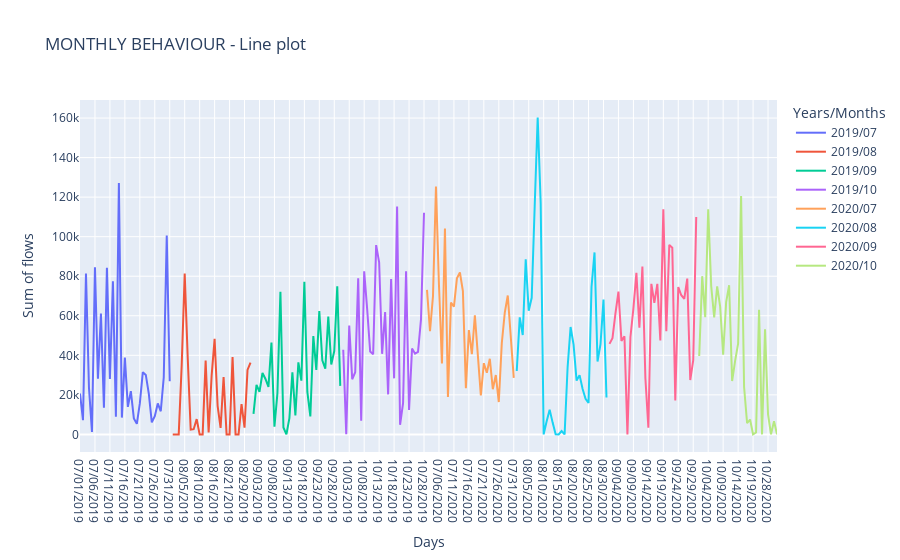
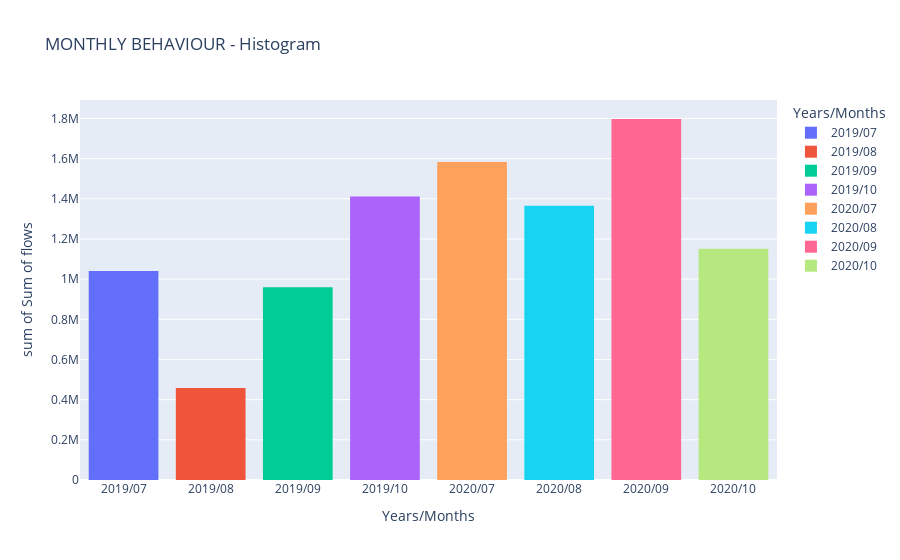

Notebook code for these charts, in order:
### Code cell
# Visualizzation
fig = px.line(group, x = group.index.get_level_values(1), y = group['Flow'], 
              color = group.index.get_level_values(0),
              title = 'MONTHLY BEHAVIOUR - Line plot',
              labels = {'Flow' : 'Sum of flows', 'x' : 'Days', 'color' : 'Years/Months'}
             ) # Line plot

fig1 = px.histogram(group1, 
                    x =  group1.index.get_level_values(1), 
                    y =  group1['Flow'], 
                    color = group1.index.get_level_values(1), 
                    title = 'MONTHLY BEHAVIOUR - Histogram',
                    labels = {'Flow' : 'Sum of flows', 'x' : 'Years/Months', 'color' : 'Years/Months'}
                   ) # Hist

fig.show()
fig1.show()

### Figure 1 — Plotly figure (JSON) as saved in the notebook; plotly's stock layout.template omitted (floating-point values rounded to 4 significant figures)
{"data": [{"hovertemplate": "Years/Months=2019/07<br>Days=%{x}<br>Sum of flows=%{y}<extra></extra>", "legendgroup": "2019/07", "line": {"color": "#636efa", "dash": "solid"}, "marker": {"symbol": "circle"}, "mode": "lines", "name": "2019/07", "orientation": "v", "showlegend": true, "type": "scatter", "x": ["07/01/2019", "07/02/2019", "07/03/2019", "07/04/2019", "07/05/2019", "07/06/2019", "07/07/2019", "07/08/2019", "07/09/2019", "07/10/2019", "07/11/2019", "07/12/2019", "07/13/2019", "07/14/2019", "07/15/2019", "07/16/2019", "07/17/2019", "07/18/2019", "07/19/2019", "07/20/2019", "07/21/2019", "07/22/2019", "07/23/2019", "07/24/2019", "07/25/2019", "07/26/2019", "07/27/2019", "07/28/2019", "07/29/2019", "07/30/2019", "07/31/2019"], "xaxis": "x", "y": [20690, 7152, 81401, 23660, 1232, 84573, 28125, 61135, 13473, 84220, 28053, 77449, 8924, 127152, 8502, 38861, 13917, 21833, 8075, 5343, 15643, 31467, 30076, 20615, 6120, 9236, 15648, 11701, 28892, 100552, 26857], "yaxis": "y"}, {"hovertemplate": "Years/Months=2019/08<br>Days=%{x}<br>Sum of flows=%{y}<extra></extra>", "legendgroup": "2019/08", "line": {"color": "#EF553B", "dash": "solid"}, "marker": {"symbol": "circle"}, "mode": "lines", "name": "2019/08", "orientation": "v", "showlegend": true, "type": "scatter", "x": ["08/01/2019", "08/02/2019", "08/03/2019", "08/04/2019", "08/05/2019", "08/06/2019", "08/07/2019", "08/08/2019", "08/09/2019", "08/10/2019", "08/11/2019", "08/13/2019", "08/14/2019", "08/15/2019", "08/16/2019", "08/17/2019", "08/18/2019", "08/19/2019", "08/20/2019", "08/21/2019", "08/22/2019", "08/23/2019", "08/24/2019", "08/25/2019", "08/29/2019", "08/30/2019", "08/31/2019"], "xaxis": "x", "y": [0, 0, 0, 35130, 81357, 39175, 2380, 2633, 7712, 0, 0, 37317, 992, 29581, 48328, 14467, 3281, 29039, 2, 0, 39164, 0, 0, 15262, 3378, 32571, 36333], "yaxis": "y"}, {"hovertemplate": "Years/Months=2019/09<br>Days=%{x}<br>Sum of flows=%{y}<extra></extra>", "legendgroup": "2019/09", "line": {"color": "#00cc96", "dash": "solid"}, "marker": {"symbol": "circle"}, "mode": "lines", "name": "2019/09", "orientation": "v", "showlegend": true, "type": "scatter", "x": ["09/01/2019", "09/02/2019", "09/03/2019", "09/04/2019", "09/05/2019", "09/06/2019", "09/07/2019", "09/08/2019", "09/09/2019", "09/10/2019", "09/11/2019", "09/12/2019", "09/13/2019", "09/14/2019", "09/15/2019", "09/16/2019", "09/17/2019", "09/18/2019", "09/19/2019", "09/20/2019", "09/21/2019", "09/22/2019", "09/23/2019", "09/24/2019", "09/25/2019", "09/26/2019", "09/27/2019", "09/28/2019", "09/29/2019", "09/30/2019"], "xaxis": "x", "y": [10342, 25030, 21574, 31048, 28049, 24034, 46440, 3885, 20834, 72133, 3494, 2, 8266, 31371, 9640, 36415, 27180, 77167, 21451, 9119, 49737, 32648, 62442, 37472, 33202, 59601, 35353, 42155, 74933, 24538], "yaxis": "y"}, {"hovertemplate": "Years/Months=2019/10<br>Days=%{x}<br>Sum of flows=%{y}<extra></extra>", "legendgroup": "2019/10", "line": {"color": "#ab63fa", "dash": "solid"}, "marker": {"symbol": "circle"}, "mode": "lines", "name": "2019/10", "orientation": "v", "showlegend": true, "type": "scatter", "x": ["10/01/2019", "10/02/2019", "10/03/2019", "10/04/2019", "10/05/2019", "10/06/2019", "10/07/2019", "10/08/2019", "10/09/2019", "10/10/2019", "10/11/2019", "10/12/2019", "10/13/2019", "10/14/2019", "10/15/2019", "10/16/2019", "10/17/2019", "10/18/2019", "10/19/2019", "10/20/2019", "10/21/2019", "10/22/2019", "10/23/2019", "10/24/2019", "10/25/2019", "10/26/2019", "10/27/2019", "10/28/2019"], "xaxis": "x", "y": [42823, 87, 55045, 27896, 31453, 79024, 6932, 82508, 63225, 41888, 40571, 95736, 86971, 40755, 61854, 20237, 78527, 28351, 115306, 4883, 15775, 82475, 12399, 43420, 40839, 41780, 58322, 112123], "yaxis": "y"}, {"hovertemplate": "Years/Months=2020/07<br>Days=%{x}<br>Sum of flows=%{y}<extra></extra>", "legendgroup": "2020/07", "line": {"color": "#FFA15A", "dash": "solid"}, "marker": {"symbol": "circle"}, "mode": "lines", "name": "2020/07", "orientation": "v", "showlegend": true, "type": "scatter", "x": ["07/02/2020", "07/03/2020", "07/04/2020", "07/05/2020", "07/06/2020", "07/07/2020", "07/08/2020", "07/09/2020", "07/10/2020", "07/11/2020", "07/12/2020", "07/13/2020", "07/14/2020", "07/15/2020", "07/16/2020", "07/17/2020", "07/18/2020", "07/19/2020", "07/20/2020", "07/21/2020", "07/22/2020", "07/23/2020", "07/24/2020", "07/25/2020", "07/26/2020", "07/27/2020", "07/28/2020", "07/29/2020", "07/30/2020", "07/31/2020"], "xaxis": "x", "y": [73091, 52166, 69897, 125336, 75486, 35867, 104133, 18925, 66734, 64618, 78925, 81879, 72524, 23374, 52762, 40602, 60252, 37262, 19746, 36006, 31169, 38248, 22840, 30019, 16357, 46129, 61623, 70272, 48294, 28556], "yaxis": "y"}, {"hovertemplate": "Years/Months=2020/08<br>Days=%{x}<br>Sum of flows=%{y}<extra></extra>", "legendgroup": "2020/08", "line": {"color": "#19d3f3", "dash": "solid"}, "marker": {"symbol": "circle"}, "mode": "lines", "name": "2020/08", "orientation": "v", "showlegend": true, "type": "scatter", "x": ["08/01/2020", "08/02/2020", "08/03/2020", "08/04/2020", "08/05/2020", "08/06/2020", "08/07/2020", "08/08/2020", "08/09/2020", "08/10/2020", "08/11/2020", "08/12/2020", "08/13/2020", "08/14/2020", "08/15/2020", "08/16/2020", "08/17/2020", "08/18/2020", "08/19/2020", "08/20/2020", "08/21/2020", "08/22/2020", "08/23/2020", "08/24/2020", "08/25/2020", "08/26/2020", "08/27/2020", "08/28/2020", "08/29/2020", "08/30/2020", "08/31/2020"], "xaxis": "x", "y": [32078, 59197, 50274, 88601, 62517, 69107, 115521, 160229, 117038, 8, 6668, 12519, 5960, 16, 0, 1718, 0, 33927, 54341, 45399, 27229, 29986, 23115, 18016, 15957, 74595, 92035, 36839, 45618, 68187, 18674], "yaxis": "y"}, {"hovertemplate": "Years/Months=2020/09<br>Days=%{x}<br>Sum of flows=%{y}<extra></extra>", "legendgroup": "2020/09", "line": {"color": "#FF6692", "dash": "solid"}, "marker": {"symbol": "circle"}, "mode": "lines", "name": "2020/09", "orientation": "v", "showlegend": true, "type": "scatter", "x": ["09/01/2020", "09/02/2020", "09/03/2020", "09/04/2020", "09/05/2020", "09/06/2020", "09/07/2020", "09/08/2020", "09/09/2020", "09/10/2020", "09/11/2020", "09/12/2020", "09/13/2020", "09/14/2020", "09/15/2020", "09/16/2020", "09/17/2020", "09/18/2020", "09/19/2020", "09/20/2020", "09/21/2020", "09/22/2020", "09/23/2020", "09/24/2020", "09/25/2020", "09/26/2020", "09/27/2020", "09/28/2020", "09/29/2020", "09/30/2020"], "xaxis": "x", "y": [45779, 48646, 61240, 72246, 47283, 49639, 0, 49149, 63714, 81714, 53968, 84916, 28532, 3353, 76173, 66543, 76129, 47545, 113843, 52128, 95861, 94392, 17167, 74543, 70386, 68612, 78786, 27501, 37593, 109989], "yaxis": "y"}, {"hovertemplate": "Years/Months=2020/10<br>Days=%{x}<br>Sum of flows=%{y}<extra></extra>", "legendgroup": "2020/10", "line": {"color": "#B6E880", "dash": "solid"}, "marker": {"symbol": "circle"}, "mode": "lines", "name": "2020/10", "orientation": "v", "showlegend": true, "type": "scatter", "x": ["10/01/2020", "10/02/2020", "10/03/2020", "10/04/2020", "10/05/2020", "10/06/2020", "10/07/2020", "10/08/2020", "10/09/2020", "10/10/2020", "10/11/2020", "10/12/2020", "10/13/2020", "10/14/2020", "10/15/2020", "10/16/2020", "10/17/2020", "10/18/2020", "10/19/2020", "10/20/2020", "10/21/2020", "10/22/2020", "10/27/2020", "10/28/2020", "10/29/2020", "10/30/2020", "10/31/2020"], "xaxis": "x", "y": [39667, 80026, 59277, 113835, 75141, 59120, 74825, 64604, 40326, 66892, 75480, 26992, 37193, 45946, 120510, 23944, 5729, 7499, 0, 943, 63008, 4, 53163, 10145, 0, 6702, 0], "yaxis": "y"}], "layout": {"legend": {"title": {"text": "Years/Months"}, "tracegroupgap": 0}, "title": {"text": "MONTHLY BEHAVIOUR - Line plot"}, "xaxis": {"anchor": "y", "domain": [0, 1], "title": {"text": "Days"}}, "yaxis": {"anchor": "x", "domain": [0, 1], "title": {"text": "Sum of flows"}}}}

### Figure 2 — Plotly figure (JSON) as saved in the notebook; plotly's stock layout.template omitted (floating-point values rounded to 4 significant figures)
{"data": [{"alignmentgroup": "True", "bingroup": "x", "histfunc": "sum", "hovertemplate": "Years/Months=%{x}<br>sum of Sum of flows=%{y}<extra></extra>", "legendgroup": "2019/07", "marker": {"color": "#636efa", "pattern": {"shape": ""}}, "name": "2019/07", "offsetgroup": "2019/07", "orientation": "v", "showlegend": true, "type": "histogram", "x": ["2019/07"], "xaxis": "x", "y": [1040577], "yaxis": "y"}, {"alignmentgroup": "True", "bingroup": "x", "histfunc": "sum", "hovertemplate": "Years/Months=%{x}<br>sum of Sum of flows=%{y}<extra></extra>", "legendgroup": "2019/08", "marker": {"color": "#EF553B", "pattern": {"shape": ""}}, "name": "2019/08", "offsetgroup": "2019/08", "orientation": "v", "showlegend": true, "type": "histogram", "x": ["2019/08"], "xaxis": "x", "y": [458102], "yaxis": "y"}, {"alignmentgroup": "True", "bingroup": "x", "histfunc": "sum", "hovertemplate": "Years/Months=%{x}<br>sum of Sum of flows=%{y}<extra></extra>", "legendgroup": "2019/09", "marker": {"color": "#00cc96", "pattern": {"shape": ""}}, "name": "2019/09", "offsetgroup": "2019/09", "orientation": "v", "showlegend": true, "type": "histogram", "x": ["2019/09"], "xaxis": "x", "y": [959555], "yaxis": "y"}, {"alignmentgroup": "True", "bingroup": "x", "histfunc": "sum", "hovertemplate": "Years/Months=%{x}<br>sum of Sum of flows=%{y}<extra></extra>", "legendgroup": "2019/10", "marker": {"color": "#ab63fa", "pattern": {"shape": ""}}, "name": "2019/10", "offsetgroup": "2019/10", "orientation": "v", "showlegend": true, "type": "histogram", "x": ["2019/10"], "xaxis": "x", "y": [1411205], "yaxis": "y"}, {"alignmentgroup": "True", "bingroup": "x", "histfunc": "sum", "hovertemplate": "Years/Months=%{x}<br>sum of Sum of flows=%{y}<extra></extra>", "legendgroup": "2020/07", "marker": {"color": "#FFA15A", "pattern": {"shape": ""}}, "name": "2020/07", "offsetgroup": "2020/07", "orientation": "v", "showlegend": true, "type": "histogram", "x": ["2020/07"], "xaxis": "x", "y": [1583092], "yaxis": "y"}, {"alignmentgroup": "True", "bingroup": "x", "histfunc": "sum", "hovertemplate": "Years/Months=%{x}<br>sum of Sum of flows=%{y}<extra></extra>", "legendgroup": "2020/08", "marker": {"color": "#19d3f3", "pattern": {"shape": ""}}, "name": "2020/08", "offsetgroup": "2020/08", "orientation": "v", "showlegend": true, "type": "histogram", "x": ["2020/08"], "xaxis": "x", "y": [1365369], "yaxis": "y"}, {"alignmentgroup": "True", "bingroup": "x", "histfunc": "sum", "hovertemplate": "Years/Months=%{x}<br>sum of Sum of flows=%{y}<extra></extra>", "legendgroup": "2020/09", "marker": {"color": "#FF6692", "pattern": {"shape": ""}}, "name": "2020/09", "offsetgroup": "2020/09", "orientation": "v", "showlegend": true, "type": "histogram", "x": ["2020/09"], "xaxis": "x", "y": [1797370], "yaxis": "y"}, {"alignmentgroup": "True", "bingroup": "x", "histfunc": "sum", "hovertemplate": "Years/Months=%{x}<br>sum of Sum of flows=%{y}<extra></extra>", "legendgroup": "2020/10", "marker": {"color": "#B6E880", "pattern": {"shape": ""}}, "name": "2020/10", "offsetgroup": "2020/10", "orientation": "v", "showlegend": true, "type": "histogram", "x": ["2020/10"], "xaxis": "x", "y": [1150971], "yaxis": "y"}], "layout": {"barmode": "relative", "legend": {"title": {"text": "Years/Months"}, "tracegroupgap": 0}, "title": {"text": "MONTHLY BEHAVIOUR - Histogram"}, "xaxis": {"anchor": "y", "domain": [0, 1], "title": {"text": "Years/Months"}}, "yaxis": {"anchor": "x", "domain": [0, 1], "title": {"text": "sum of Sum of flows"}}}}
